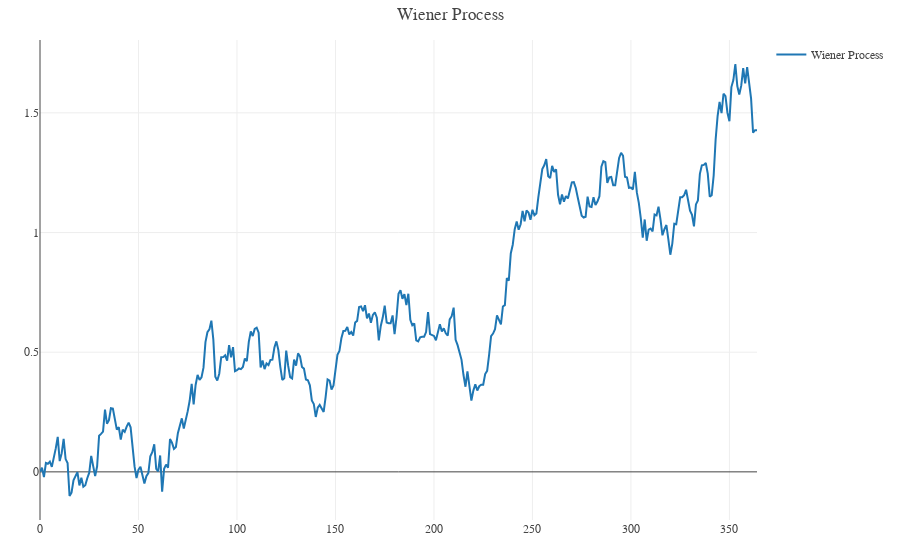

The notebook cell saved with this chart:
### Markdown cell above
First, we assume interest rates follow a simple random walk. Let $r$ be the interest we want to model. We could have the following assumption $$dr = dW_{t}$$

Where $W_{t}$ is the standard 1-Dimensional wiener process. We define "Wiener Process" as follow: $$\Delta W_{t} = \varepsilon * \sqrt{(\Delta t)}$$

and $$\varepsilon \sim \N(0,1)$$

    Remark: Wiener process is a real-valued continuous-time stochastic process. Wiener process has following characteristics:

        (1.) Initial point of the process is almost surely at 0.

        (2.) The increment of the process follow Gaussian Distribution.

        (3.) The increment of the process are independent to each others.

        (4.) Process has almost surely continuous path.

### Code cell
time = 365
interval = 1 
initial_rate = 0
rates = [initial_rate]

r = initial_rate
for i in range(0,time, interval):
    r += np.random.normal() * np.sqrt(interval/time)
    rates.append(r)

fig = go.Figure()

fig.add_trace(
    go.Scatter( x = np.arange(0, time, 1),
                y = rates,
                name = 'Wiener Process'))

fig.update_layout(template = temp, title = "Wiener Process")


fig.show()

### Figure 1 — Plotly figure (JSON) as saved in the notebook; plotly's stock layout.template omitted (floating-point values rounded to 4 significant figures; data arrays with more than 128 entries replaced by an {"elided": "..."} marker saying what was removed)
{"data": [{"name": "Wiener Process", "type": "scatter", "x": {"elided": "365 int values"}, "y": {"elided": "366 float values"}}], "layout": {"title": {"text": "Wiener Process"}}}
